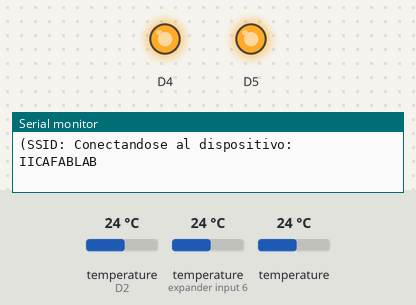
A sketch run on a simulated Arduino MKR. Shown: output pins drawn as LEDs (lit = HIGH), the last lines printed to the serial monitor. Inputs (shaded band) come from the test bench; at power-on: temperature (sensors on D2, expander input 6) 24 °C, temperature 24 °C. WiFi joins after 1.5 s; servers stay silent unless stated.

Above: at 0.1 s.
At 12.6 s:
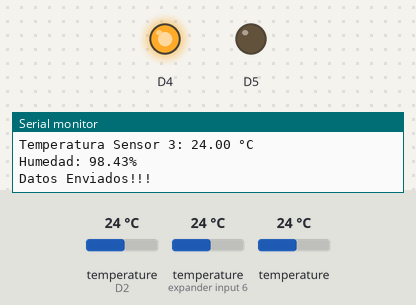
Timing chart, 0 to 14.1 s (numbered marks = the images above):
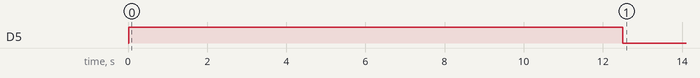

Measured:
- by itself, D5: LOW → HIGH at 0.02 s, → LOW 12.5 s later

The sketch:

nidoTor.ino
```cpp
#include <WiFi101.h>
#include <OneWire.h>
#include <DallasTemperature.h>
#include <SD.h>
#include <SPI.h>

OneWire ourWire(2);

DallasTemperature sensors(&ourWire);

DeviceAddress address1 = {0x28, 0x1C, 0x8F, 0x79, 0xA2, 0x0, 0x3, 0xFC};
DeviceAddress address2 = {0x28, 0x89, 0xC5, 0x79, 0xA2, 0x0, 0x3, 0xF2};
DeviceAddress address3 = {0x28, 0xD7, 0x47, 0x79, 0xA2, 0x0, 0x3, 0x87};

float EA = A0;
float humedad;
float calculo;
float porcentaje;

const char WEBSITE[] = "api.pushingbox.com"; //pushingbox API server
const String devid = "v00DB1FF6420FBAE"; // ID del dispositivo en Pushingbox
const char* MY_SSID = "IICAFABLAB"; // nombre del dispositivo de internet
const char* MY_PWD =  "1234567890"; // contraseña del dispositivo de internet

int status = WL_IDLE_STATUS;
// si no se quiere usar DNS
// es mejor usar el IP numerico en vez del nombre del servidor:
// IPAddress server(X,X,X,X);  // IP numerico de Google (no DNS)

void setup() {
  Serial.begin(9600);
  Serial.print("(SSID: ");
  sensors.begin();
  pinMode(4, OUTPUT);
  digitalWrite(4, HIGH);
}

void printWifiStatus() {

  Serial.print("(SSID: ");
  Serial.print(WiFi.SSID());
  Serial.print(" / ");

  IPAddress ip = WiFi.localIP();
  Serial.print("Dirección IP: ");
  Serial.print(ip);
  Serial.print(" / ");

  long rssi = WiFi.RSSI();
  Serial.print("Fuerza de la señal (RSSI): ");
  Serial.print(rssi);
  Serial.println("dBm)");
}

void loop() {
  // Establecer la conexion a internet:

  Serial.println("Conectandose al dispositivo: ");
  Serial.print(MY_SSID);
  pinMode(5, OUTPUT);
  digitalWrite(5, HIGH);
  status = WiFi.begin(MY_SSID, MY_PWD);
  delay(5000);
  Serial.println("\nConectado!!!\n");
  printWifiStatus();

  Serial.println("\n");
  humedad = analogRead(EA);
  calculo = (humedad-505)*100L/(952-505);
  porcentaje = 100-calculo;
  sensors.requestTemperatures();
  float temp1= sensors.getTempC(address1);
  float temp2= sensors.getTempC(address2);
  float temp3= sensors.getTempC(address3);
  Serial.print("Temperatura Sensor 1: ");
  Serial.print(temp1);
  Serial.println(" °C");
  Serial.print("Temperatura Sensor 2: ");
  Serial.print(temp2);
  Serial.println(" °C");
  Serial.print("Temperatura Sensor 3: ");
  Serial.print(temp3);
  Serial.println(" °C");
  Serial.print("Humedad: ");
  if (porcentaje > 100) {
    Serial.println("100%");
  } else if (porcentaje < 0) {
    Serial.println("0%");
  } else if (porcentaje > 0 && porcentaje < 100) {
    Serial.print(porcentaje);
    Serial.println("%");
  }
  WiFiClient client;
    if (client.connect(WEBSITE, 80)){
         client.print("GET /pushingbox?devid=" + devid
       + "&TemperaturaS1="   + (String) temp1
       + "&TemperaturaS2="   + (String) temp2
       + "&TemperaturaS3="   + (String) temp3
       + "&Humedad="         + (String) porcentaje
         );
      client.println(" HTTP/1.1");
      client.print("Host: ");
      client.println(WEBSITE);
      client.println("User-Agent: MKR1000/1.0");
      client.println();
      Serial.println("Datos Enviados!!!\n");
      pinMode(5, OUTPUT);
      digitalWrite(5, HIGH);
      delay(5000);
      client.stop();
      digitalWrite(5, LOW);
      delay(890000);
      }
}
```
